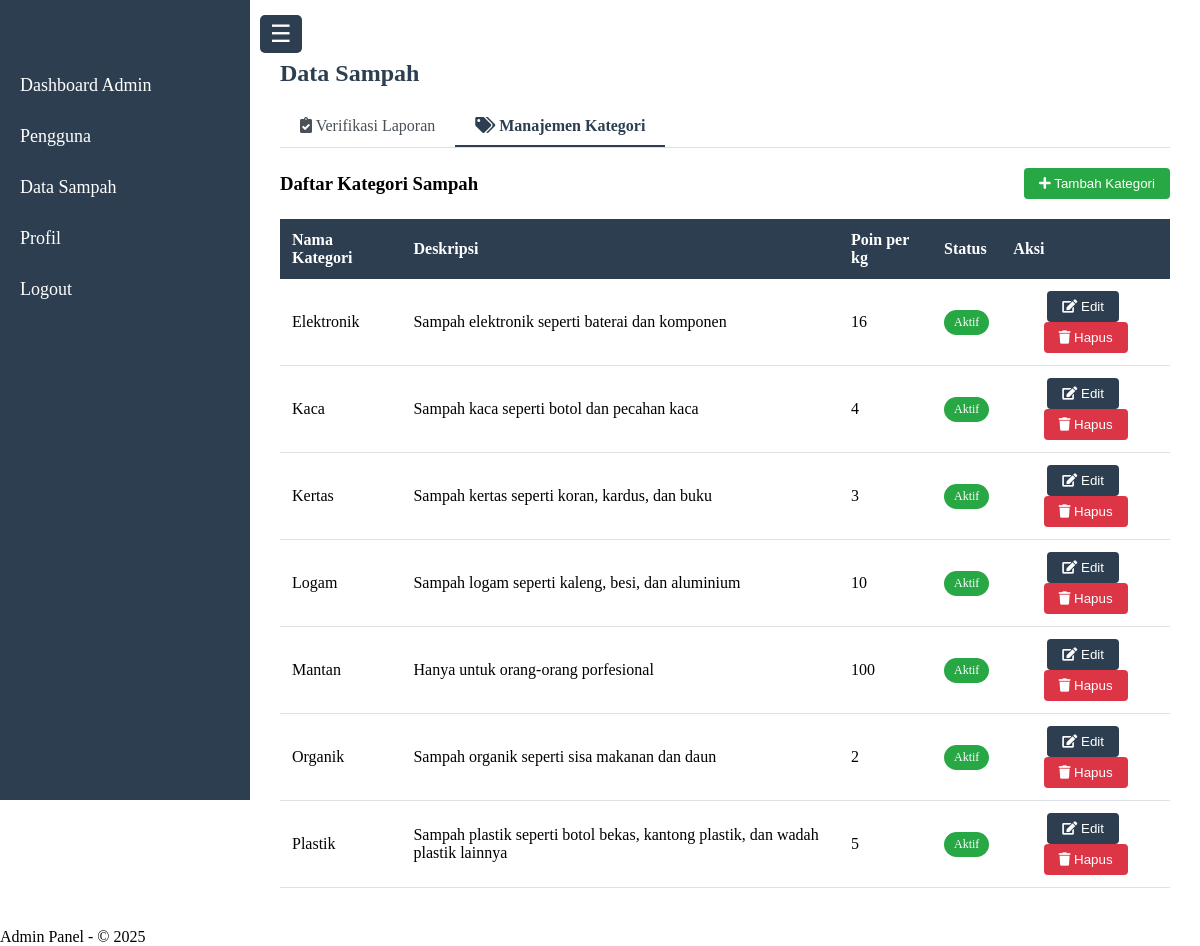
The app's page /admin/verifikasi_laporan.php?tab=kategori (signed in) with its own data.
### tables this page shows
CREATE TABLE `kategori_sampah` (
  `id` int(11) NOT NULL,
  `nama_kategori` varchar(50) NOT NULL,
  `deskripsi` text DEFAULT NULL,
  `poin_per_kg` int(11) NOT NULL DEFAULT 0,
  `status` enum('aktif','nonaktif') NOT NULL DEFAULT 'aktif',
  `created_at` timestamp NOT NULL DEFAULT current_timestamp()
);

### admin/verifikasi_laporan.php (the view, shortened to what this page needs)
<?php
require_once '../config/db_connection.php';
$active_tab = $_GET['tab'] ?? 'verifikasi';
$kategori_query = "SELECT * FROM kategori_sampah ORDER BY nama_kategori";
$kategori_result = $conn->query($kategori_query);
$kategori_data = [];
while ($row = $kategori_result->fetch_assoc()) {
    $kategori_data[] = $row;
}
?>
<div class="admin-content">
    <h2 class="page-title">Data Sampah</h2>
    <div class="tab-navigation">
        <ul>
            <li>
                <a href="?tab=verifikasi" class="<?= $active_tab === 'verifikasi' ? 'active' : '' ?>">
                   <i class="fas fa-clipboard-check"></i> Verifikasi Laporan
                </a>
            </li>
            <li>
                <a href="?tab=kategori" class="<?= $active_tab === 'kategori' ? 'active' : '' ?>">
                   <i class="fas fa-tags"></i> Manajemen Kategori
                </a>
            </li>
        </ul>
    </div>
    <?php if ($active_tab === 'verifikasi'): ?>
    <div class="search-form">
        <h4>Pencarian Data</h4>
        <form method="GET" action="">
            <input type="hidden" name="tab" value="verifikasi">
            <div class="form-row">
                <div class="form-group">
                    <label for="username">Nama Akun:</label>
                    <input type="text" id="username" name="username" value="<?= htmlspecialchars($_GET['username'] ?? '') ?>">
                </div>
                <div class="form-group">
                    <label for="tanggal_mulai">Tanggal Mulai:</label>
                    <input type="date" id="tanggal_mulai" name="tanggal_mulai" value="<?= htmlspecialchars($_GET['tanggal_mulai'] ?? '') ?>">
                </div>
                <div class="form-group">
                    <label for="tanggal_akhir">Tanggal Akhir:</label>
                    <input type="date" id="tanggal_akhir" name="tanggal_akhir" value="<?= htmlspecialchars($_GET['tanggal_akhir'] ?? '') ?>">
                </div>
                <div class="form-group">
                    <label for="kategori_id">Jenis Sampah:</label>
                    <select id="kategori_id" name="kategori_id">
                        <option value="">Semua Kategori</option>
                        <?php foreach ($kategori_data as $kat): ?>
                            <option value="<?= $kat['id'] ?>" <?= (isset($_GET['kategori_id']) && $_GET['kategori_id'] == $kat['id']) ? 'selected' : '' ?>>
                                <?= ucfirst($kat['nama_kategori']) ?>
                            </option>
                        <?php endforeach; ?>
                    </select>
                </div>
                <div class="form-group">
                    <label for="status">Status Verifikasi:</label>
                    <select id="status" name="status">
                        <option value="">Semua Status</option>
                        <option value="menunggu" <?= (isset($_GET['status']) && $_GET['status'] === 'menunggu') ? 'selected' : '' ?>>Menunggu</option>
                        <option value="diterima" <?= (isset($_GET['status']) && $_GET['status'] === 'diterima') ? 'selected' : '' ?>>Diterima</option>
                        <option value="ditolak" <?= (isset($_GET['status']) && $_GET['status'] === 'ditolak') ? 'selected' : '' ?>>Ditolak</option>
                    </select>
                </div>
                <div class="form-group button-group">
                    <div class="button-container">
                        <button type="submit" class="search-btn">
                            <i class="fas fa-search"></i> Cari
                        </button>
                        <a href="?tab=verifikasi" class="reset-btn">
                            <i class="fas fa-sync-alt"></i> Reset
                        </a>
                    </div>
                </div>
            </div>
        </form>
    </div>
    <?php if(isset($_GET['username']) || isset($_GET['tanggal_mulai']) || isset($_GET['tanggal_akhir']) || isset($_GET['kategori_id']) || isset($_GET['status'])): ?>
    <div class="search-results-info">
        <strong>Filter Aktif:</strong>
        <?php
        $filters = [];
        if(!empty($_GET['username'])) $filters[] = "Akun: " . htmlspecialchars($_GET['username']);
        if(!empty($_GET['tanggal_mulai'])) $filters[] = "Dari tanggal: " . htmlspecialchars($_GET['tanggal_mulai']);
        if(!empty($_GET['tanggal_akhir'])) $filters[] = "Sampai tanggal: " . htmlspecialchars($_GET['tanggal_akhir']);
        if(!empty($_GET['kategori_id'])) {
            foreach ($kategori_data as $kat) {
                if ($kat['id'] == $_GET['kategori_id']) {
                    $filters[] = "Jenis Sampah: " . ucfirst($kat['nama_kategori']);
                    break;
                }
            }
        }
        if(!empty($_GET['status'])) $filters[] = "Status: " . ucfirst(htmlspecialchars($_GET['status']));
        echo implode(" | ", $filters);
        ?>
        <div class="results-count">
            Menampilkan <?= $result->num_rows ?> hasil pencarian.
        </div>
    </div>
    <?php endif; ?>
    <div class="table-container">
        <table class="data-table">
            <thead>
                <tr>
                    <th>User</th>
                    <th>Tanggal</th>
                    <th>Kategori</th>
                    <th>Jumlah (kg)</th>
                    <th>Poin</th>
                    <th>Drop Point</th>
                    <th>Foto</th>
                    <th>Catatan</th>
                    <th>Status</th>
                    <th>Verifikasi</th>
                </tr>
            </thead>
            <tbody>
                <?php if ($result->num_rows > 0): ?>
                    <?php while ($row = $result->fetch_assoc()): ?>
                    <tr>
                        <td><?= htmlspecialchars($row['username']) ?></td>
                        <td>
                            <?php
                            $tanggal_pengumpulan = $row['tanggal_pengumpulan'];
                            $bulan = [
                                '01' => 'Januari', '02' => 'Februari', '03' => 'Maret', '04' => 'April',
                                '05' => 'Mei', '06' => 'Juni', '07' => 'Juli', '08' => 'Agustus',
                                '09' => 'September', '10' => 'Oktober', '11' => 'November', '12' => 'Desember'
                            ];
                            $date_parts = explode('-', $tanggal_pengumpulan);
                            if (count($date_parts) == 3 && $date_parts[0] != '0000') {
                                $tahun = $date_parts[0];
                                $bulan_angka = $date_parts[1];
                                $tanggal = $date_parts[2];
                                if (isset($bulan[$bulan_angka]) && $bulan_angka != '00') {
                                    echo $tanggal . ' ' . $bulan[$bulan_angka] . ' ' . $tahun;
                                } else {
                                    echo date('d F Y');
                                }
                            } else {
                                echo date('d F Y');
                            }
                            ?>
                        </td>
                        <td><?= ucfirst($row['nama_kategori']) ?></td>
                        <td><?= $row['jumlah_kg'] ?> kg</td>
                        <td><?= $row['total_point'] ?> poin</td>
                        <td><?= $row['drop_point'] ?></td>
                        <td>
                            <?php if ($row['foto']): ?>
                                <a href="../uploads/<?= htmlspecialchars($row['foto']) ?>" target="_blank">
                                    <img src="../uploads/<?= htmlspecialchars($row['foto']) ?>" width="80" class="thumbnail">
                                </a>
                            <?php else: ?>
                                Tidak ada foto
                            <?php endif; ?>
                        </td>
                        <td><?= nl2br(htmlspecialchars($row['catatan'])) ?></td>
                        <td>
                            <?php
                            $status = $row['status_verifikasi'];
                            $badge_class = $status == 'diterima' ? 'badge-success' : ($status == 'ditolak' ? 'badge-danger' : 'badge-warning');
                            echo "<span class='status-badge $badge_class'>$status</span>";
                            ?>
                        </td>
                        <td>
                            <form method="POST" action="verifikaasi_proses.php">
                                <input type="hidden" name="id" value="<?= $row['id'] ?>">
                                <div class="verify-controls">
                                    <select name="status_verifikasi">
                                        <option value="menunggu" <?= $status == 'menunggu' ? 'selected' : '' ?>>Menunggu</option>
                                        <option value="diterima" <?= $status == 'diterima' ? 'selected' : '' ?>>Diterima</option>
                                        <option value="ditolak" <?= $status == 'ditolak' ? 'selected' : '' ?>>Ditolak</option>
                                    </select>
                                    <button type="submit" class="update-btn">Update</button>
                                </div>
                            </form>
                        </td>
                    </tr>
                    <?php endwhile; ?>
                <?php else: ?>
                    <tr>
                        <td colspan="10" class="no-data">Tidak ada data yang ditemukan</td>
                    </tr>
                <?php endif; ?>
            </tbody>
        </table>
    </div>
    <?php else: ?>
    <div class="section-header">
        <h3>Daftar Kategori Sampah</h3>
        <button id="btnTambahKategori" class="add-category-btn">
            <i class="fas fa-plus"></i> Tambah Kategori
        </button>
    </div>
    <div class="table-container">
        <table class="data-table">
            <thead>
                <tr>
                    <th>Nama Kategori</th>
                    <th>Deskripsi</th>
                    <th>Poin per kg</th>
                    <th class="text-center">Status</th>
                    <th class="text-center">Aksi</th>
                </tr>
            </thead>
            <tbody>
                <?php if (count($kategori_data) > 0): ?>
                    <?php foreach ($kategori_data as $kategori): ?>
                    <tr id="kategori-row-<?= $kategori['id'] ?>">
                        <td><?= htmlspecialchars(ucfirst($kategori['nama_kategori'])) ?></td>
                        <td><?= htmlspecialchars($kategori['deskripsi']) ?></td>
                        <td><?= $kategori['poin_per_kg'] ?></td>
                        <td class="text-center">
                            <?php
                            $status_text = $kategori['status'] == 'aktif' ? 'Aktif' : 'Tidak Aktif';
                            $badge_class = $kategori['status'] == 'aktif' ? 'badge-success' : 'badge-secondary';
                            echo "<span class='status-badge $badge_class'>$status_text</span>";
                            ?>
                        </td>
                        <td class="text-center">
                            <button class="btn-edit" data-id="<?= $kategori['id'] ?>">
                                <i class="fas fa-edit"></i> Edit
                            </button>
                            <button class="btn-delete" data-id="<?= $kategori['id'] ?>" data-kategori="<?= htmlspecialchars($kategori['nama_kategori']) ?>">
                                <i class="fas fa-trash"></i> Hapus
                            </button>
                        </td>
                    </tr>
                    <?php endforeach; ?>
                <?php else: ?>
                    <tr>
                        <td colspan="5" class="no-data">Tidak ada kategori sampah yang ditemukan</td>
                    </tr>
                <?php endif; ?>
            </tbody>
        </table>
    </div>
    <?php endif; ?>
</div>
<link rel="stylesheet" href="https://cdnjs.cloudflare.com/ajax/libs/font-awesome/5.15.4/css/all.min.css">

### includes/admin_navbar.php (style rules this page uses)
* { margin: 0; padding: 0; box-sizing: border-box; }

### admin/verifikasi_laporan.php (style rules this page uses)
.admin-content { transition: margin-left 0.3s ease, width 0.3s ease; padding: 20px; max-width: 1200px; margin: 0 auto; }
@media (min-width: 768px) { .admin-content { width: calc(100% - 270px); margin-left: 260px; } }
.page-title { font-size: 24px; margin-bottom: 20px; color: #2C3E50; }
.tab-navigation { margin-bottom: 20px; border-bottom: 1px solid #dee2e6; }
.tab-navigation ul { list-style-type: none; padding: 0; margin: 0; display: flex; }
.tab-navigation li a { display: inline-block; padding: 10px 20px; text-decoration: none; color: #495057; transition: all 0.2s ease; }
.tab-navigation li a.active { border-bottom: 2px solid #2C3E50; color: #2C3E50; font-weight: bold; }
.table-container { overflow-x: auto; margin-bottom: 20px; }
.data-table { width: 100%; border-collapse: collapse; }
.data-table th { background-color: #2C3E50; color: white; padding: 12px; text-align: left; }
.data-table td { padding: 12px; border-bottom: 1px solid #dee2e6; }
.text-center { text-align: center; }
.status-badge { padding: 5px 10px; color: white; border-radius: 30px; font-size: 12px; display: inline-block; }
.badge-success { background-color: #28a745; }
.section-header { display: flex; justify-content: space-between; align-items: center; margin-bottom: 20px; }
.section-header h3 { margin: 0; }
.add-category-btn { padding: 8px 15px; background-color: #28a745; color: white; border: none; border-radius: 4px; cursor: pointer; }
.btn-save, .btn-cancel, .btn-edit, .btn-delete, .btn-delete-confirm { padding: 8px 15px; color: white; border: none; border-radius: 4px; cursor: pointer; flex: 1; }
.btn-edit { background-color: #2C3E50; margin-right: 5px; }
.btn-delete, .btn-delete-confirm { background-color: #dc3545; }

### records on screen
kategori_sampah: nama_kategori "Elektronik", deskripsi "Sampah elektronik seperti baterai dan komponen", poin_per_kg "16", status "Aktif"
kategori_sampah: nama_kategori "Kaca", deskripsi "Sampah kaca seperti botol dan pecahan kaca", poin_per_kg "4", status "Aktif"
kategori_sampah: nama_kategori "Kertas", deskripsi "Sampah kertas seperti koran, kardus, dan buku", poin_per_kg "3", status "Aktif"
kategori_sampah: nama_kategori "Logam", deskripsi "Sampah logam seperti kaleng, besi, dan aluminium", poin_per_kg "10", status "Aktif"
kategori_sampah: nama_kategori "Mantan", deskripsi "Hanya untuk orang-orang porfesional", poin_per_kg "100", status "Aktif"
kategori_sampah: nama_kategori "Organik", deskripsi "Sampah organik seperti sisa makanan dan daun", poin_per_kg "2", status "Aktif"
kategori_sampah: nama_kategori "Plastik", deskripsi "Sampah plastik seperti botol bekas, kantong plastik, dan wadah plastik lainnya", poin_per_kg "5", status "Aktif"
